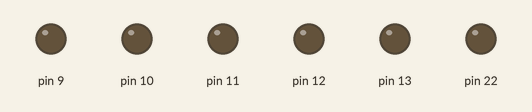
The sketch below on a simulated Arduino Uno, built with avr-gcc and run on an emulated ATmega328P. Shown: output pins drawn as LEDs (lit = HIGH).

Above: at 0.1 s.
At 15.2 s:
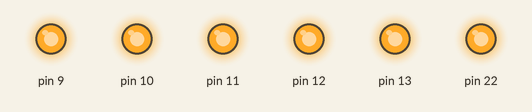
At 21.8 s:
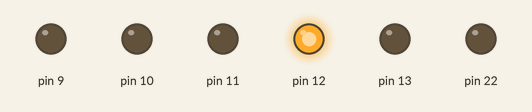
Timing chart, 0 to 25.8 s (numbered marks = the images above):
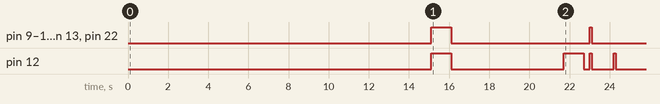

The sketch:

_8574_i2c.ino
```cpp
//
//    FILE: pcf8574_test.ino
//  AUTHOR: Rob Tillaart
//    DATE: 27-08-2013
//
// PUPROSE: demo
//

#include <PCF8574.h>
#include <Wire.h>

// adjust addresses if needed
//PCF8574 PCF_38(0x27);  // add switches to lines  (used as input)
PCF8574 PCF_39(0x27);  // add leds to lines      (used as output)

void setup()
{


  PCF_39.write(0, 1);
  for (int i=0; i<7; i++)
  {
    PCF_39.shiftLeft();
    delay(1000);
  }

  for (int i=0; i<7; i++)
  {
    PCF_39.shiftRight();
    delay(1000);
  }

  for (int i=0; i<8; i++)
  {
    PCF_39.write(i, 1);
    delay(1000);
    PCF_39.write(i, 0);
    delay(100);
  }

  for (int i=0; i<8; i++)
  {
    PCF_39.toggle(i);
    delay(100);
    PCF_39.toggle(i);
    delay(100);
  }
}

void loop()
{
  // echos the lines

}
//
// END OF FILE
//
```
